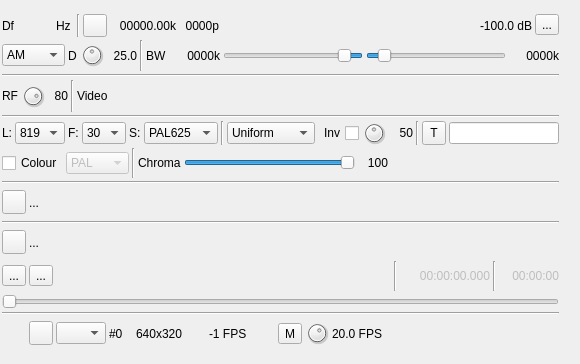
<?xml version="1.0" encoding="UTF-8"?>
<ui version="4.0">
 <class>ATVModGUI</class>
 <widget class="RollupContents" name="ATVModGUI">
  <property name="geometry">
   <rect>
    <x>0</x>
    <y>0</y>
    <width>580</width>
    <height>364</height>
   </rect>
  </property>
  <property name="sizePolicy">
   <sizepolicy hsizetype="Expanding" vsizetype="Fixed">
    <horstretch>0</horstretch>
    <verstretch>0</verstretch>
   </sizepolicy>
  </property>
  <property name="minimumSize">
   <size>
    <width>580</width>
    <height>0</height>
   </size>
  </property>
  <property name="maximumSize">
   <size>
    <width>760</width>
    <height>16777215</height>
   </size>
  </property>
  <property name="font">
   <font>
    <family>Liberation Sans</family>
    <pointsize>9</pointsize>
   </font>
  </property>
  <property name="focusPolicy">
   <enum>Qt::StrongFocus</enum>
  </property>
  <property name="windowTitle">
   <string>ATV Modulator</string>
  </property>
  <widget class="QWidget" name="settingsContainer" native="true">
   <property name="geometry">
    <rect>
     <x>0</x>
     <y>10</y>
     <width>561</width>
     <height>341</height>
    </rect>
   </property>
   <property name="windowTitle">
    <string>Settings</string>
   </property>
   <layout class="QVBoxLayout" name="verticalLayout">
    <property name="spacing">
     <number>3</number>
    </property>
    <property name="leftMargin">
     <number>2</number>
    </property>
    <property name="topMargin">
     <number>2</number>
    </property>
    <property name="rightMargin">
     <number>2</number>
    </property>
    <property name="bottomMargin">
     <number>2</number>
    </property>
    <item>
     <layout class="QHBoxLayout" name="deltaFreqPowLayout">
      <item>
       <layout class="QHBoxLayout" name="deltaFrequencyLayout">
        <property name="topMargin">
         <number>2</number>
        </property>
        <item>
         <widget class="QLabel" name="deltaFrequencyLabel">
          <property name="minimumSize">
           <size>
            <width>16</width>
            <height>0</height>
           </size>
          </property>
          <property name="text">
           <string>Df</string>
          </property>
         </widget>
        </item>
        <item>
         <widget class="ValueDialZ" name="deltaFrequency" native="true">
          <property name="sizePolicy">
           <sizepolicy hsizetype="Maximum" vsizetype="Maximum">
            <horstretch>0</horstretch>
            <verstretch>0</verstretch>
           </sizepolicy>
          </property>
          <property name="minimumSize">
           <size>
            <width>32</width>
            <height>16</height>
           </size>
          </property>
          <property name="font">
           <font>
            <family>Liberation Mono</family>
            <pointsize>12</pointsize>
           </font>
          </property>
          <property name="cursor">
           <cursorShape>PointingHandCursor</cursorShape>
          </property>
          <property name="focusPolicy">
           <enum>Qt::StrongFocus</enum>
          </property>
          <property name="toolTip">
           <string>Demod shift frequency from center in Hz</string>
          </property>
         </widget>
        </item>
        <item>
         <widget class="QLabel" name="deltaUnits">
          <property name="text">
           <string>Hz </string>
          </property>
         </widget>
        </item>
        <item>
         <widget class="Line" name="line_7">
          <property name="orientation">
           <enum>Qt::Vertical</enum>
          </property>
         </widget>
        </item>
        <item>
         <widget class="ButtonSwitch" name="forceDecimator">
          <property name="toolTip">
           <string>Force decimator usage</string>
          </property>
          <property name="text">
           <string/>
          </property>
          <property name="icon">
           <iconset resource="../../../sdrgui/resources/res.qrc">
            <normaloff>:/arrow_down.png</normaloff>:/arrow_down.png</iconset>
          </property>
         </widget>
        </item>
        <item>
         <widget class="QLabel" name="channelSampleRateText">
          <property name="minimumSize">
           <size>
            <width>66</width>
            <height>0</height>
           </size>
          </property>
          <property name="text">
           <string>00000.00k</string>
          </property>
          <property name="alignment">
           <set>Qt::AlignRight|Qt::AlignTrailing|Qt::AlignVCenter</set>
          </property>
         </widget>
        </item>
        <item>
         <widget class="QLabel" name="nbPointsPerLineText">
          <property name="minimumSize">
           <size>
            <width>40</width>
            <height>0</height>
           </size>
          </property>
          <property name="text">
           <string>0000p</string>
          </property>
          <property name="alignment">
           <set>Qt::AlignRight|Qt::AlignTrailing|Qt::AlignVCenter</set>
          </property>
         </widget>
        </item>
        <item>
         <spacer name="horizontalSpacer">
          <property name="orientation">
           <enum>Qt::Horizontal</enum>
          </property>
          <property name="sizeHint" stdset="0">
           <size>
            <width>40</width>
            <height>20</height>
           </size>
          </property>
         </spacer>
        </item>
        <item>
         <widget class="QLabel" name="channelPower">
          <property name="minimumSize">
           <size>
            <width>60</width>
            <height>0</height>
           </size>
          </property>
          <property name="toolTip">
           <string>Channel power</string>
          </property>
          <property name="layoutDirection">
           <enum>Qt::RightToLeft</enum>
          </property>
          <property name="text">
           <string>-100.0 dB</string>
          </property>
          <property name="alignment">
           <set>Qt::AlignRight|Qt::AlignTrailing|Qt::AlignVCenter</set>
          </property>
         </widget>
        </item>
       </layout>
      </item>
      <item>
       <widget class="QToolButton" name="channelMute">
        <property name="toolTip">
         <string>Mute/Unmute channel (not implemented)</string>
        </property>
        <property name="text">
         <string>...</string>
        </property>
        <property name="icon">
         <iconset resource="../../../sdrgui/resources/res.qrc">
          <normaloff>:/txon.png</normaloff>
          <normalon>:/txoff.png</normalon>:/txon.png</iconset>
        </property>
        <property name="checkable">
         <bool>true</bool>
        </property>
       </widget>
      </item>
     </layout>
    </item>
    <item>
     <layout class="QHBoxLayout" name="rfBandwidthLayout">
      <item>
       <widget class="QComboBox" name="modulation">
        <property name="toolTip">
         <string>Modulation type</string>
        </property>
        <item>
         <property name="text">
          <string>AM</string>
         </property>
        </item>
        <item>
         <property name="text">
          <string>FM</string>
         </property>
        </item>
        <item>
         <property name="text">
          <string>USB</string>
         </property>
        </item>
        <item>
         <property name="text">
          <string>LSB</string>
         </property>
        </item>
        <item>
         <property name="text">
          <string>VUSB</string>
         </property>
        </item>
        <item>
         <property name="text">
          <string>VLSB</string>
         </property>
        </item>
       </widget>
      </item>
      <item>
       <widget class="QLabel" name="fmExcursionLabel">
        <property name="text">
         <string>D</string>
        </property>
       </widget>
      </item>
      <item>
       <widget class="QDial" name="fmExcursion">
        <property name="maximumSize">
         <size>
          <width>24</width>
          <height>24</height>
         </size>
        </property>
        <property name="toolTip">
         <string>FM excursion in % of total bandwidth</string>
        </property>
        <property name="minimum">
         <number>1</number>
        </property>
        <property name="maximum">
         <number>500</number>
        </property>
        <property name="pageStep">
         <number>1</number>
        </property>
        <property name="value">
         <number>250</number>
        </property>
       </widget>
      </item>
      <item>
       <widget class="QLabel" name="fmExcursionText">
        <property name="minimumSize">
         <size>
          <width>30</width>
          <height>0</height>
         </size>
        </property>
        <property name="toolTip">
         <string>FM excursion in % of total bandwidth</string>
        </property>
        <property name="text">
         <string>25.0</string>
        </property>
        <property name="alignment">
         <set>Qt::AlignRight|Qt::AlignTrailing|Qt::AlignVCenter</set>
        </property>
       </widget>
      </item>
      <item>
       <widget class="Line" name="line_10">
        <property name="orientation">
         <enum>Qt::Vertical</enum>
        </property>
       </widget>
      </item>
      <item>
       <widget class="QLabel" name="rfBWLabel">
        <property name="text">
         <string>BW</string>
        </property>
       </widget>
      </item>
      <item>
       <widget class="QLabel" name="rfOppBWText">
        <property name="minimumSize">
         <size>
          <width>50</width>
          <height>0</height>
         </size>
        </property>
        <property name="text">
         <string>0000k</string>
        </property>
        <property name="alignment">
         <set>Qt::AlignRight|Qt::AlignTrailing|Qt::AlignVCenter</set>
        </property>
       </widget>
      </item>
      <item>
       <widget class="QSlider" name="rfOppBW">
        <property name="toolTip">
         <string>Opposite sideband (RF) bandwidth for vestigial SSB</string>
        </property>
        <property name="layoutDirection">
         <enum>Qt::RightToLeft</enum>
        </property>
        <property name="minimum">
         <number>1</number>
        </property>
        <property name="maximum">
         <number>100</number>
        </property>
        <property name="pageStep">
         <number>1</number>
        </property>
        <property name="value">
         <number>10</number>
        </property>
        <property name="orientation">
         <enum>Qt::Horizontal</enum>
        </property>
       </widget>
      </item>
      <item>
       <widget class="QSlider" name="rfBW">
        <property name="toolTip">
         <string>Modulator (RF) bandwidth when interpolation takes place</string>
        </property>
        <property name="minimum">
         <number>1</number>
        </property>
        <property name="maximum">
         <number>100</number>
        </property>
        <property name="pageStep">
         <number>1</number>
        </property>
        <property name="value">
         <number>10</number>
        </property>
        <property name="orientation">
         <enum>Qt::Horizontal</enum>
        </property>
       </widget>
      </item>
      <item>
       <widget class="QLabel" name="rfBWText">
        <property name="minimumSize">
         <size>
          <width>50</width>
          <height>0</height>
         </size>
        </property>
        <property name="text">
         <string>0000k</string>
        </property>
        <property name="alignment">
         <set>Qt::AlignRight|Qt::AlignTrailing|Qt::AlignVCenter</set>
        </property>
       </widget>
      </item>
     </layout>
    </item>
    <item>
     <widget class="Line" name="line_4">
      <property name="orientation">
       <enum>Qt::Horizontal</enum>
      </property>
     </widget>
    </item>
    <item>
     <layout class="QHBoxLayout" name="volumeLayout">
      <item>
       <widget class="QLabel" name="rfScalingLabel">
        <property name="text">
         <string>RF</string>
        </property>
       </widget>
      </item>
      <item>
       <widget class="QDial" name="rfScaling">
        <property name="maximumSize">
         <size>
          <width>24</width>
          <height>24</height>
         </size>
        </property>
        <property name="toolTip">
         <string>RF volume</string>
        </property>
        <property name="maximum">
         <number>100</number>
        </property>
        <property name="pageStep">
         <number>1</number>
        </property>
        <property name="value">
         <number>80</number>
        </property>
       </widget>
      </item>
      <item>
       <widget class="QLabel" name="rfScalingText">
        <property name="minimumSize">
         <size>
          <width>20</width>
          <height>0</height>
         </size>
        </property>
        <property name="text">
         <string>80</string>
        </property>
        <property name="alignment">
         <set>Qt::AlignRight|Qt::AlignTrailing|Qt::AlignVCenter</set>
        </property>
       </widget>
      </item>
      <item>
       <widget class="Line" name="line_9">
        <property name="orientation">
         <enum>Qt::Vertical</enum>
        </property>
       </widget>
      </item>
      <item>
       <widget class="QLabel" name="volLabel">
        <property name="text">
         <string>Video</string>
        </property>
       </widget>
      </item>
      <item>
       <widget class="LevelMeterVU" name="volumeMeter" native="true">
        <property name="sizePolicy">
         <sizepolicy hsizetype="Expanding" vsizetype="Preferred">
          <horstretch>0</horstretch>
          <verstretch>0</verstretch>
         </sizepolicy>
        </property>
        <property name="minimumSize">
         <size>
          <width>0</width>
          <height>32</height>
         </size>
        </property>
        <property name="font">
         <font>
          <family>Liberation Mono</family>
          <pointsize>8</pointsize>
         </font>
        </property>
        <property name="toolTip">
         <string>video signal level in % of 0:1 range</string>
        </property>
       </widget>
      </item>
     </layout>
    </item>
    <item>
     <widget class="Line" name="line_3">
      <property name="orientation">
       <enum>Qt::Horizontal</enum>
      </property>
     </widget>
    </item>
    <item>
     <layout class="QHBoxLayout" name="recordFileSelectLayout">
      <item>
       <widget class="QLabel" name="nbLinesLabel">
        <property name="text">
         <string>L:</string>
        </property>
       </widget>
      </item>
      <item>
       <widget class="QComboBox" name="nbLines">
        <property name="maximumSize">
         <size>
          <width>50</width>
          <height>16777215</height>
         </size>
        </property>
        <property name="toolTip">
         <string>Lines per full frame</string>
        </property>
        <item>
         <property name="text">
          <string>819</string>
         </property>
        </item>
        <item>
         <property name="text">
          <string>640</string>
         </property>
        </item>
        <item>
         <property name="text">
          <string>625</string>
         </property>
        </item>
        <item>
         <property name="text">
          <string>525</string>
         </property>
        </item>
        <item>
         <property name="text">
          <string>480</string>
         </property>
        </item>
        <item>
         <property name="text">
          <string>405</string>
         </property>
        </item>
        <item>
         <property name="text">
          <string>360</string>
         </property>
        </item>
        <item>
         <property name="text">
          <string>343</string>
         </property>
        </item>
        <item>
         <property name="text">
          <string>240</string>
         </property>
        </item>
        <item>
         <property name="text">
          <string>180</string>
         </property>
        </item>
        <item>
         <property name="text">
          <string>120</string>
         </property>
        </item>
        <item>
         <property name="text">
          <string>90</string>
         </property>
        </item>
        <item>
         <property name="text">
          <string>60</string>
         </property>
        </item>
        <item>
         <property name="text">
          <string>32</string>
         </property>
        </item>
       </widget>
      </item>
      <item>
       <widget class="QLabel" name="fpsLabel">
        <property name="text">
         <string>F:</string>
        </property>
       </widget>
      </item>
      <item>
       <widget class="QComboBox" name="fps">
        <property name="maximumSize">
         <size>
          <width>45</width>
          <height>16777215</height>
         </size>
        </property>
        <property name="toolTip">
         <string>Frames per second</string>
        </property>
        <item>
         <property name="text">
          <string>30</string>
         </property>
        </item>
        <item>
         <property name="text">
          <string>25</string>
         </property>
        </item>
        <item>
         <property name="text">
          <string>20</string>
         </property>
        </item>
        <item>
         <property name="text">
          <string>16</string>
         </property>
        </item>
        <item>
         <property name="text">
          <string>12</string>
         </property>
        </item>
        <item>
         <property name="text">
          <string>10</string>
         </property>
        </item>
        <item>
         <property name="text">
          <string>8</string>
         </property>
        </item>
        <item>
         <property name="text">
          <string>5</string>
         </property>
        </item>
        <item>
         <property name="text">
          <string>2</string>
         </property>
        </item>
        <item>
         <property name="text">
          <string>1</string>
         </property>
        </item>
       </widget>
      </item>
      <item>
       <widget class="QLabel" name="standardLabel">
        <property name="text">
         <string>S:</string>
        </property>
       </widget>
      </item>
      <item>
       <widget class="QComboBox" name="standard">
        <property name="toolTip">
         <string>TV standard scheme</string>
        </property>
        <item>
         <property name="text">
          <string>PAL625</string>
         </property>
        </item>
        <item>
         <property name="text">
          <string>PAL525</string>
         </property>
        </item>
        <item>
         <property name="text">
          <string>819L</string>
         </property>
        </item>
        <item>
         <property name="text">
          <string>ShortI</string>
         </property>
        </item>
        <item>
         <property name="text">
          <string>ShortNI</string>
         </property>
        </item>
        <item>
         <property name="text">
          <string>HSkip</string>
         </property>
        </item>
       </widget>
      </item>
      <item>
       <widget class="Line" name="line_8">
        <property name="orientation">
         <enum>Qt::Vertical</enum>
        </property>
       </widget>
      </item>
      <item>
       <widget class="QComboBox" name="inputSelect">
        <property name="toolTip">
         <string>Video pattern or input source</string>
        </property>
        <item>
         <property name="text">
          <string>Uniform</string>
         </property>
        </item>
        <item>
         <property name="text">
          <string>H Bars</string>
         </property>
        </item>
        <item>
         <property name="text">
          <string>V Bars</string>
         </property>
        </item>
        <item>
         <property name="text">
          <string>Chess</string>
         </property>
        </item>
        <item>
         <property name="text">
          <string>H Grad</string>
         </property>
        </item>
        <item>
         <property name="text">
          <string>V Grad</string>
         </property>
        </item>
        <item>
         <property name="text">
          <string>Diagonal</string>
         </property>
        </item>
        <item>
         <property name="text">
          <string>Image</string>
         </property>
        </item>
        <item>
         <property name="text">
          <string>Video</string>
         </property>
        </item>
        <item>
         <property name="text">
          <string>Camera</string>
         </property>
        </item>
        <item>
         <property name="text">
          <string>Color Bars</string>
         </property>
        </item>
       </widget>
      </item>
      <item>
       <widget class="QCheckBox" name="invertVideo">
        <property name="toolTip">
         <string>Toggle invert video signal</string>
        </property>
        <property name="layoutDirection">
         <enum>Qt::RightToLeft</enum>
        </property>
        <property name="text">
         <string>Inv</string>
        </property>
       </widget>
      </item>
      <item>
       <widget class="QDial" name="uniformLevel">
        <property name="maximumSize">
         <size>
          <width>24</width>
          <height>24</height>
         </size>
        </property>
        <property name="toolTip">
         <string>Uniform level luminance (%)</string>
        </property>
        <property name="minimum">
         <number>0</number>
        </property>
        <property name="maximum">
         <number>100</number>
        </property>
        <property name="pageStep">
         <number>1</number>
        </property>
        <property name="value">
         <number>50</number>
        </property>
       </widget>
      </item>
      <item>
       <widget class="QLabel" name="uniformLevelText">
        <property name="minimumSize">
         <size>
          <width>24</width>
          <height>0</height>
         </size>
        </property>
        <property name="toolTip">
         <string>Tone frequency (kHz)</string>
        </property>
        <property name="text">
         <string>50</string>
        </property>
        <property name="alignment">
         <set>Qt::AlignRight|Qt::AlignTrailing|Qt::AlignVCenter</set>
        </property>
       </widget>
      </item>
      <item>
       <widget class="Line" name="line_2">
        <property name="orientation">
         <enum>Qt::Vertical</enum>
        </property>
       </widget>
      </item>
      <item>
       <widget class="ButtonSwitch" name="overlayTextShow">
        <property name="minimumSize">
         <size>
          <width>24</width>
          <height>24</height>
         </size>
        </property>
        <property name="toolTip">
         <string>Activate text overlay</string>
        </property>
        <property name="text">
         <string>T</string>
        </property>
       </widget>
      </item>
      <item>
       <widget class="QLineEdit" name="overlayText">
        <property name="minimumSize">
         <size>
          <width>110</width>
          <height>0</height>
         </size>
        </property>
        <property name="maximumSize">
         <size>
          <width>110</width>
          <height>16777215</height>
         </size>
        </property>
        <property name="toolTip">
         <string>Text overlay</string>
        </property>
        <property name="text">
         <string/>
        </property>
        <property name="maxLength">
         <number>12</number>
        </property>
        <property name="cursorPosition">
         <number>0</number>
        </property>
       </widget>
      </item>
      <item>
       <spacer name="horizontalSpacer_3">
        <property name="orientation">
         <enum>Qt::Horizontal</enum>
        </property>
        <property name="sizeHint" stdset="0">
         <size>
          <width>40</width>
          <height>20</height>
         </size>
        </property>
       </spacer>
      </item>
     </layout>
    </item>
    <item>
     <layout class="QHBoxLayout" name="colourLayout">
      <item>
       <widget class="QCheckBox" name="checkBoxColour">
        <property name="toolTip">
         <string>Enable PAL/NTSC colour subcarrier encoding</string>
        </property>
        <property name="text">
         <string>Colour</string>
        </property>
       </widget>
      </item>
      <item>
       <widget class="QComboBox" name="comboBoxColourStd">
        <property name="enabled">
         <bool>false</bool>
        </property>
        <property name="toolTip">
         <string>PAL (4.43 MHz subcarrier, alternating V) or NTSC (3.58 MHz, fixed phase)</string>
        </property>
        <item>
         <property name="text">
          <string>PAL</string>
         </property>
        </item>
        <item>
         <property name="text">
          <string>NTSC</string>
         </property>
        </item>
       </widget>
      </item>
      <item>
       <widget class="Line" name="lineColour1">
        <property name="orientation">
         <enum>Qt::Vertical</enum>
        </property>
       </widget>
      </item>
      <item>
       <widget class="QLabel" name="chromaLabel">
        <property name="text">
         <string>Chroma</string>
        </property>
       </widget>
      </item>
      <item>
       <widget class="QSlider" name="sliderChromaLevel">
        <property name="toolTip">
         <string>Chrominance subcarrier amplitude (100 = full colour)</string>
        </property>
        <property name="minimum">
         <number>0</number>
        </property>
        <property name="maximum">
         <number>100</number>
        </property>
        <property name="value">
         <number>100</number>
        </property>
        <property name="orientation">
         <enum>Qt::Horizontal</enum>
        </property>
       </widget>
      </item>
      <item>
       <widget class="QLabel" name="chromaLevelText">
        <property name="minimumSize">
         <size>
          <width>30</width>
          <height>0</height>
         </size>
        </property>
        <property name="text">
         <string>100</string>
        </property>
        <property name="alignment">
         <set>Qt::AlignRight|Qt::AlignTrailing|Qt::AlignVCenter</set>
        </property>
       </widget>
      </item>
      <item>
       <spacer name="horizontalSpacerColour">
        <property name="orientation">
         <enum>Qt::Horizontal</enum>
        </property>
        <property name="sizeHint" stdset="0">
         <size>
          <width>40</width>
          <height>20</height>
         </size>
        </property>
       </spacer>
      </item>
     </layout>
    </item>
    <item>
     <widget class="Line" name="line">
      <property name="orientation">
       <enum>Qt::Horizontal</enum>
      </property>
     </widget>
    </item>
    <item>
     <layout class="QHBoxLayout" name="imagFileLayout">
      <item>
       <widget class="QPushButton" name="imageFileDialog">
        <property name="minimumSize">
         <size>
          <width>24</width>
          <height>24</height>
         </size>
        </property>
        <property name="maximumSize">
         <size>
          <width>24</width>
          <height>24</height>
         </size>
        </property>
        <property name="toolTip">
         <string>Open still image file</string>
        </property>
        <property name="text">
         <string/>
        </property>
        <property name="icon">
         <iconset resource="../../../sdrgui/resources/res.qrc">
          <normaloff>:/picture.png</normaloff>:/picture.png</iconset>
        </property>
       </widget>
      </item>
      <item>
       <widget class="QLabel" name="imageFileText">
        <property name="text">
         <string>...</string>
        </property>
       </widget>
      </item>
     </layout>
    </item>
    <item>
     <widget class="Line" name="line_5">
      <property name="orientation">
       <enum>Qt::Horizontal</enum>
      </property>
     </widget>
    </item>
    <item>
     <layout class="QHBoxLayout" name="videoFileLayout">
      <item>
       <widget class="QPushButton" name="videoFileDialog">
        <property name="minimumSize">
         <size>
          <width>24</width>
          <height>24</height>
         </size>
        </property>
        <property name="maximumSize">
         <size>
          <width>24</width>
          <height>24</height>
         </size>
        </property>
        <property name="toolTip">
         <string>Open video file</string>
        </property>
        <property name="text">
         <string/>
        </property>
        <property name="icon">
         <iconset resource="../../../sdrgui/resources/res.qrc">
          <normaloff>:/film_reel.png</normaloff>:/film_reel.png</iconset>
        </property>
       </widget>
      </item>
      <item>
       <widget class="QLabel" name="videoFileText">
        <property name="text">
         <string>...</string>
        </property>
       </widget>
      </item>
     </layout>
    </item>
    <item>
     <layout class="QHBoxLayout" name="playControllLayout">
      <item>
       <widget class="ButtonSwitch" name="playLoop">
        <property name="toolTip">
         <string>Play record file in a loop</string>
        </property>
        <property name="text">
         <string>...</string>
        </property>
        <property name="icon">
         <iconset resource="../../../sdrgui/resources/res.qrc">
          <normaloff>:/playloop.png</normaloff>:/playloop.png</iconset>
        </property>
       </widget>
      </item>
      <item>
       <widget class="ButtonSwitch" name="playVideo">
        <property name="toolTip">
         <string>Record file play/pause</string>
        </property>
        <property name="text">
         <string>...</string>
        </property>
        <property name="icon">
         <iconset resource="../../../sdrgui/resources/res.qrc">
          <normaloff>:/play.png</normaloff>
          <normalon>:/pause.png</normalon>
          <disabledoff>:/play.png</disabledoff>
          <disabledon>:/play.png</disabledon>:/play.png</iconset>
        </property>
       </widget>
      </item>
      <item>
       <spacer name="horizontalSpacer_2">
        <property name="orientation">
         <enum>Qt::Horizontal</enum>
        </property>
        <property name="sizeHint" stdset="0">
         <size>
          <width>40</width>
          <height>20</height>
         </size>
        </property>
       </spacer>
      </item>
      <item>
       <widget class="Line" name="linePlay1">
        <property name="orientation">
         <enum>Qt::Vertical</enum>
        </property>
       </widget>
      </item>
      <item>
       <widget class="QLabel" name="relTimeText">
        <property name="enabled">
         <bool>false</bool>
        </property>
        <property name="minimumSize">
         <size>
          <width>90</width>
          <height>0</height>
         </size>
        </property>
        <property name="toolTip">
         <string>Record time from start</string>
        </property>
        <property name="text">
         <string>00:00:00.000</string>
        </property>
        <property name="alignment">
         <set>Qt::AlignRight|Qt::AlignTrailing|Qt::AlignVCenter</set>
        </property>
       </widget>
      </item>
      <item>
       <widget class="Line" name="linePlay2">
        <property name="orientation">
         <enum>Qt::Vertical</enum>
        </property>
       </widget>
      </item>
      <item>
       <widget class="QLabel" name="recordLengthText">
        <property name="enabled">
         <bool>false</bool>
        </property>
        <property name="minimumSize">
         <size>
          <width>60</width>
          <height>0</height>
         </size>
        </property>
        <property name="toolTip">
         <string>Total record time</string>
        </property>
        <property name="text">
         <string>00:00:00</string>
        </property>
        <property name="alignment">
         <set>Qt::AlignRight|Qt::AlignTrailing|Qt::AlignVCenter</set>
        </property>
       </widget>
      </item>
     </layout>
    </item>
    <item>
     <layout class="QHBoxLayout" name="horizontalLayout_nav">
      <item>
       <widget class="QSlider" name="navTimeSlider">
        <property name="toolTip">
         <string>Record file time navigator</string>
        </property>
        <property name="maximum">
         <number>100</number>
        </property>
        <property name="pageStep">
         <number>1</number>
        </property>
        <property name="orientation">
         <enum>Qt::Horizontal</enum>
        </property>
       </widget>
      </item>
     </layout>
    </item>
    <item>
     <widget class="Line" name="line_6">
      <property name="orientation">
       <enum>Qt::Horizontal</enum>
      </property>
     </widget>
    </item>
    <item>
     <layout class="QHBoxLayout" name="camLayout">
      <item>
       <widget class="QLabel" name="camLabel">
        <property name="minimumSize">
         <size>
          <width>24</width>
          <height>24</height>
         </size>
        </property>
        <property name="text">
         <string/>
        </property>
        <property name="pixmap">
         <pixmap resource="../../../sdrgui/resources/res.qrc">:/camera.png</pixmap>
        </property>
       </widget>
      </item>
      <item>
       <widget class="ButtonSwitch" name="playCamera">
        <property name="minimumSize">
         <size>
          <width>24</width>
          <height>24</height>
         </size>
        </property>
        <property name="text">
         <string/>
        </property>
        <property name="icon">
         <iconset resource="../../../sdrgui/resources/res.qrc">
          <normaloff>:/play.png</normaloff>
          <normalon>:/pause.png</normalon>
          <disabledoff>:/play.png</disabledoff>
          <disabledon>:/play.png</disabledon>:/play.png</iconset>
        </property>
       </widget>
      </item>
      <item>
       <widget class="QComboBox" name="camSelect">
        <property name="maximumSize">
         <size>
          <width>50</width>
          <height>16777215</height>
         </size>
        </property>
        <property name="toolTip">
         <string>Select camera</string>
        </property>
       </widget>
      </item>
      <item>
       <widget class="QLabel" name="cameraDeviceNumber">
        <property name="minimumSize">
         <size>
          <width>24</width>
          <height>0</height>
         </size>
        </property>
        <property name="toolTip">
         <string>camera device number</string>
        </property>
        <property name="text">
         <string>#0</string>
        </property>
       </widget>
      </item>
      <item>
       <widget class="QLabel" name="cameraImageSize">
        <property name="minimumSize">
         <size>
          <width>70</width>
          <height>0</height>
         </size>
        </property>
        <property name="toolTip">
         <string>camera image size</string>
        </property>
        <property name="text">
         <string>640x320</string>
        </property>
       </widget>
      </item>
      <item>
       <widget class="QLabel" name="camerFPS">
        <property name="minimumSize">
         <size>
          <width>66</width>
          <height>0</height>
         </size>
        </property>
        <property name="toolTip">
         <string>Auto camera FPS</string>
        </property>
        <property name="text">
         <string>-1 FPS</string>
        </property>
       </widget>
      </item>
      <item>
       <widget class="ButtonSwitch" name="cameraManualFPSEnable">
        <property name="toolTip">
         <string>Use manual FPS setting</string>
        </property>
        <property name="text">
         <string>M</string>
        </property>
       </widget>
      </item>
      <item>
       <widget class="QDial" name="cameraManualFPS">
        <property name="maximumSize">
         <size>
          <width>24</width>
          <height>24</height>
         </size>
        </property>
        <property name="toolTip">
         <string>Manual FPS setting</string>
        </property>
        <property name="minimum">
         <number>20</number>
        </property>
        <property name="maximum">
         <number>300</number>
        </property>
        <property name="pageStep">
         <number>1</number>
        </property>
        <property name="value">
         <number>200</number>
        </property>
       </widget>
      </item>
      <item>
       <widget class="QLabel" name="cameraManualFPSText">
        <property name="minimumSize">
         <size>
          <width>50</width>
          <height>0</height>
         </size>
        </property>
        <property name="toolTip">
         <string>Manual FPS</string>
        </property>
        <property name="text">
         <string>20.0 FPS</string>
        </property>
        <property name="alignment">
         <set>Qt::AlignRight|Qt::AlignTrailing|Qt::AlignVCenter</set>
        </property>
       </widget>
      </item>
      <item>
       <spacer name="horizontalSpacer_4">
        <property name="orientation">
         <enum>Qt::Horizontal</enum>
        </property>
        <property name="sizeHint" stdset="0">
         <size>
          <width>40</width>
          <height>20</height>
         </size>
        </property>
       </spacer>
      </item>
     </layout>
    </item>
   </layout>
  </widget>
 </widget>
 <customwidgets>
  <customwidget>
   <class>RollupContents</class>
   <extends>QWidget</extends>
   <header>gui/rollupcontents.h</header>
   <container>1</container>
  </customwidget>
  <customwidget>
   <class>ValueDialZ</class>
   <extends>QWidget</extends>
   <header>gui/valuedialz.h</header>
   <container>1</container>
  </customwidget>
  <customwidget>
   <class>ButtonSwitch</class>
   <extends>QToolButton</extends>
   <header>gui/buttonswitch.h</header>
  </customwidget>
  <customwidget>
   <class>LevelMeterVU</class>
   <extends>QWidget</extends>
   <header>gui/levelmeter.h</header>
   <container>1</container>
  </customwidget>
 </customwidgets>
 <resources>
  <include location="../../../sdrgui/resources/res.qrc"/>
 </resources>
 <connections/>
</ui>
